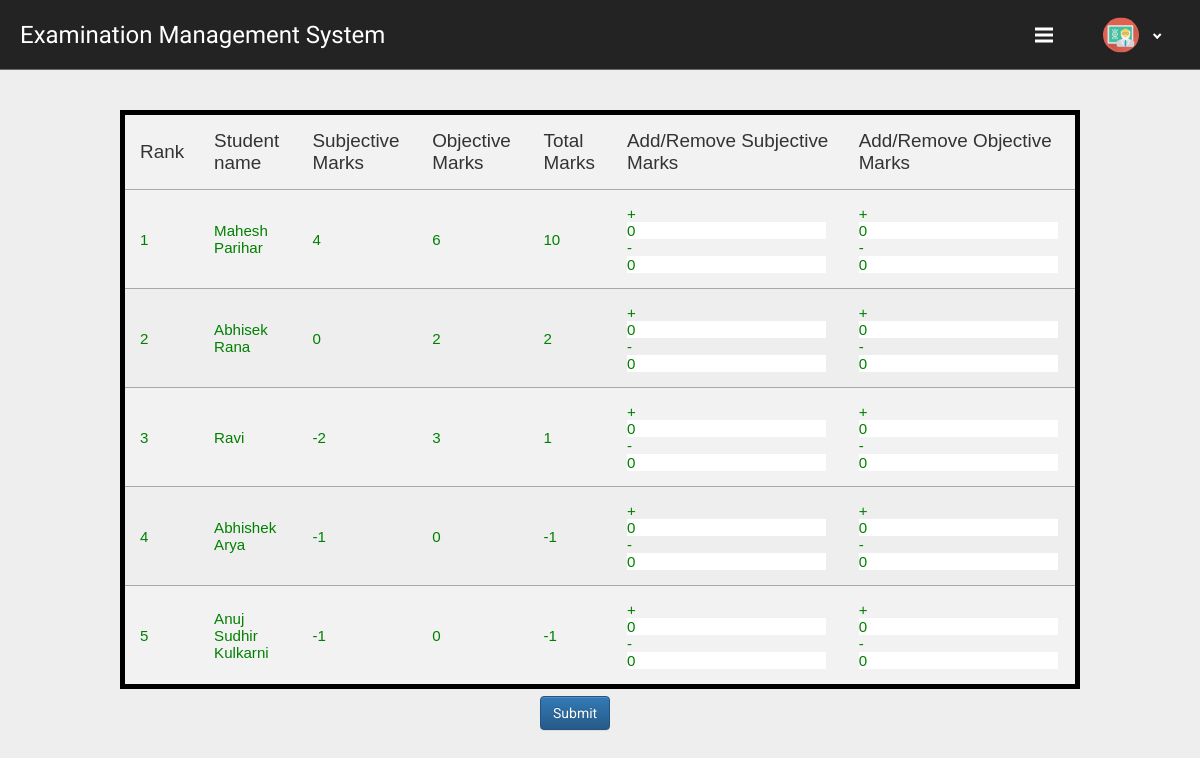
Page /teacher.php?q=7&qid=608278288deeb (signed in) on the committed database.
### tables this page shows
CREATE TABLE `student_marks` (
  `student_id` text NOT NULL,
  `quiz_id` text NOT NULL,
  `marks_sub` int(11) NOT NULL,
  `marks_obj` int(11) NOT NULL,
  `sub_time` datetime NOT NULL
);

CREATE TABLE `student_list` (
  `id` int(25) NOT NULL,
  `email` text NOT NULL,
  `student_id` text,
  `name` text,
  `courses_no` int(2) NOT NULL DEFAULT '0',
  `course_1` varchar(255) NOT NULL DEFAULT '-',
  `course_2` varchar(255) NOT NULL DEFAULT '-',
  `course_3` varchar(255) NOT NULL DEFAULT '-',
  `course_4` varchar(255) NOT NULL DEFAULT '-',
  `course_5` varchar(255) NOT NULL DEFAULT '-',
  `course_6` varchar(255) NOT NULL DEFAULT '-',
  `course_7` varchar(255) NOT NULL DEFAULT '-',
  `course_8` varchar(255) NOT NULL DEFAULT '-',
  `course_9` varchar(255) NOT NULL DEFAULT '-'
);

### teacher.php (the view, shortened to what this page needs)
<!DOCTYPE html PUBLIC "-//W3C//DTD XHTML 1.0 Transitional//EN" "http://www.w3.org/TR/xhtml1/DTD/xhtml1-transitional.dtd">
<html xmlns="http://www.w3.org/1999/xhtml">
<head>
  <?php
  include_once 'db.php';
?>
  <link rel="stylesheet" href="https://use.typekit.net/wur3dcn.css">
<link  rel="stylesheet" href="css/bootstrap.min.css"/>
<link  rel="stylesheet" href="css/bootstrap-theme.min.css"/>
<link rel="stylesheet" href="css/main.css">
<link  rel="stylesheet" href="css/font.css">
  <link rel="stylesheet" type="text/css" href="z-style.css" />
</head>
  <body class="current-page" id="home">
  <div id="navbar">
    <p id="navbar-simp">Examination Management System</p>
    <div id="navbar-profile">
      <p id="navbar-arrow"><i id="navbar-arrow-control"></i></p>
      <img src="stock/teacher.jpg" id="navbar-dp">
    </div>
    <div id="navbar-menubut">
        <div class="bar1"></div>
        <div class="bar2"></div>
        <div class="bar3"></div>
    </div>
  </div>
<?php
if(@$_GET['q']==7) {
                $qid=$_GET['qid'];
                $result = mysqli_query($con, "SELECT * ,(marks_sub + marks_obj) AS marks_tot FROM student_marks where quiz_id='$qid' ORDER BY marks_tot DESC");
                $ranking = 1;
                if ($row=mysqli_num_rows($result)) {
                  echo'<div id="test-div"></div><form class="form-horizontal title1" name="form" action="update.php?q=edmrks&qid='.$qid.'"  method="POST">
                  <fieldset>';
                  echo "<table  style='font-size:4mm;margin-left: auto;margin-right: auto;border: 5px solid black;'>
            <tr style='font-size: 5mm;'>
                <td>Rank</td>
                <td>Student name</td>
                <td>Subjective Marks</td>
                <td>Objective Marks</td>
                <td>Total Marks</td>
                <td>Add/Remove Subjective Marks</td>
                <td>Add/Remove Objective Marks</td>
            </tr>
       <tr>";
  while ($row = mysqli_fetch_array($result)) {
       $std_id=$row['student_id'];
       $stuff=mysqli_query($con2, "SELECT * FROM student_list where student_id='$std_id'");
       $student_name=mysqli_fetch_assoc($stuff);
       $sub_timeq=mysqli_query($con,"SELECT sub_time FROM student_marks WHERE quiz_id='$qid'and student_id='$std_id'");
       $sub_time=mysqli_fetch_assoc($sub_timeq);
       $end_timeq=mysqli_query($con,"SELECT end_time FROM quiz WHERE quiz_id='$qid'");
       $end_time=mysqli_fetch_assoc($end_timeq);
       if($sub_time['sub_time']<$end_time['end_time']){
                        echo "<tr style='text-decoration: none;color:green;'><td>{$ranking}</td>
                        <td>{$student_name['name']}</td>
                        <td>{$row['marks_sub']}</td>
                        <td>{$row['marks_obj']}</td>
                        <td>{$row['marks_tot']}</td>";
                        echo'
                        <td>+<input id="marks_sub" name="marks_sub[]" value="0" type="number"><br/>
                        - <input id="marks_subr" name="marks_subr[]" value="0" type="number"></td>
                        <td>+<input id="marks_obj" name="marks_obj[]" value="0" type="number"><br/>
                        - <input id="marks_objr" name="marks_objr[]" value="0" type="number"></td></tr>';
                        $ranking++;}
                        else if($sub_time['sub_time']>=$end_time['end_time']){
                          echo "<tr style='text-decoration: none;color:red;'><td>{$ranking}</td>
                        <td>{$student_name['name']}</td>
                        <td>{$row['marks_sub']}</td>
                        <td>{$row['marks_obj']}</td>
                        <td>{$row['marks_tot']}</td>";
                        echo'
                        <td>+<input id="marks_sub" name="marks_sub[]" value="0" type="number"><br/>
                        - <input id="marks_subr" name="marks_subr[]" value="0" type="number"></td>
                        <td>+<input id="marks_obj" name="marks_obj[]" value="0" type="number"><br/>
                        - <input id="marks_objr" name="marks_objr[]" value="0" type="number"></td></tr>';
                        $ranking++;
                        }}
            echo '</tr></table>
            <div class="form-group">
  <label class="col-md-12 control-label" for=""></label>
  <div class="col-md-12">
    <input  type="submit" name="submit"style="margin-left:45%" class="btn btn-primary" value="Submit" class="btn btn-primary"/>
  </div>
</div>
</fieldset>
</form></div>';}
          }
            ?>
</body>
</html>

### css/main.css (style rules this page uses)
body { overflow-x:hidden; width:100%; font: 15px Roboto; background:#eee; min-height:550px; background-attachment:fixed; }
.title1 { font: 16px Roboto; }

### z-style.css (style rules this page uses)
html { scroll-behavior: smooth; }
body { overflow-y: scroll; }
* { margin: 0; padding: 0; border: 0; }
table { font-family: arial, sans-serif; border-collapse: collapse; width: 80%; }
td, th { border-top: 1px solid #A9A9A9; border-bottom: 1px solid #A9A9A9; text-align: left; padding: 15px; }
tr:nth-child(odd) { background-color: #f2f2f2; }
#navbar { width: 100%; height: 70px; background-color: #232323; position: relative; z-index: 30; border-bottom: solid #696969; border-width: 1px; }
#navbar-logo, #navbar-simp { float: left; cursor: pointer; top: 50%; -ms-transform: translateY(-50%); transform: translateY(-50%); position: relative; }
#navbar-simp { margin-left: 20px; color: #FFFFFF; font-family: satisfy,sans-serif; font-weight: 400; font-style: normal; font-size: 1.6em; }
#navbar-profile { height: 100%; float: right; margin-right: 25px; }
#navbar-profile * { float: right; position: relative; top: 50%; -ms-transform: translateY(-50%); transform: translateY(-50%); position: relative; }
#navbar-dp { height: 35px; width: 36px; margin-right: 15px; margin-left: 15px; border-radius: 50%; }
#navbar-arrow { margin-right: 15px; }
#navbar-arrow-control { border: solid #FFFFFF; border-width: 0 2.5px 2.5px 0; padding: 2.2px; transform: rotate(45deg); -webkit-transform: rotate(45deg); }
#navbar-menubut, #navbar-menubut-2 { display: inline-block; cursor: pointer; float: right; display: none; margin-right: 35px; top: 50%; -ms-transform: translateY(-50%); transform: translateY(-50%); position: relative; }
.bar1, .bar2, .bar3 { width: 18px; height: 3px; background-color: #FFFFFF; margin: 3px 0; transition: 0.3s; }
#test-div { height: 40px; width: 100%; background-color: rgba(0,0,0,0); }
@media screen and (max-width: 1200px) { #navbar-menubut { display: inline; } }

### rows in the picture
student_marks: student_list.name "Mahesh Parihar", marks_sub "4", marks_obj "6", marks_tot "10"
student_marks: student_list.name "Abhisek Rana", marks_sub "0", marks_obj "2", marks_tot "2"
student_marks: student_list.name "Ravi", marks_sub "-2", marks_obj "3", marks_tot "1"
student_marks: student_list.name "Abhishek Arya", marks_sub "-1", marks_obj "0", marks_tot "-1"
student_marks: student_list.name "Anuj Sudhir Kulkarni", marks_sub "-1", marks_obj "0", marks_tot "-1"
